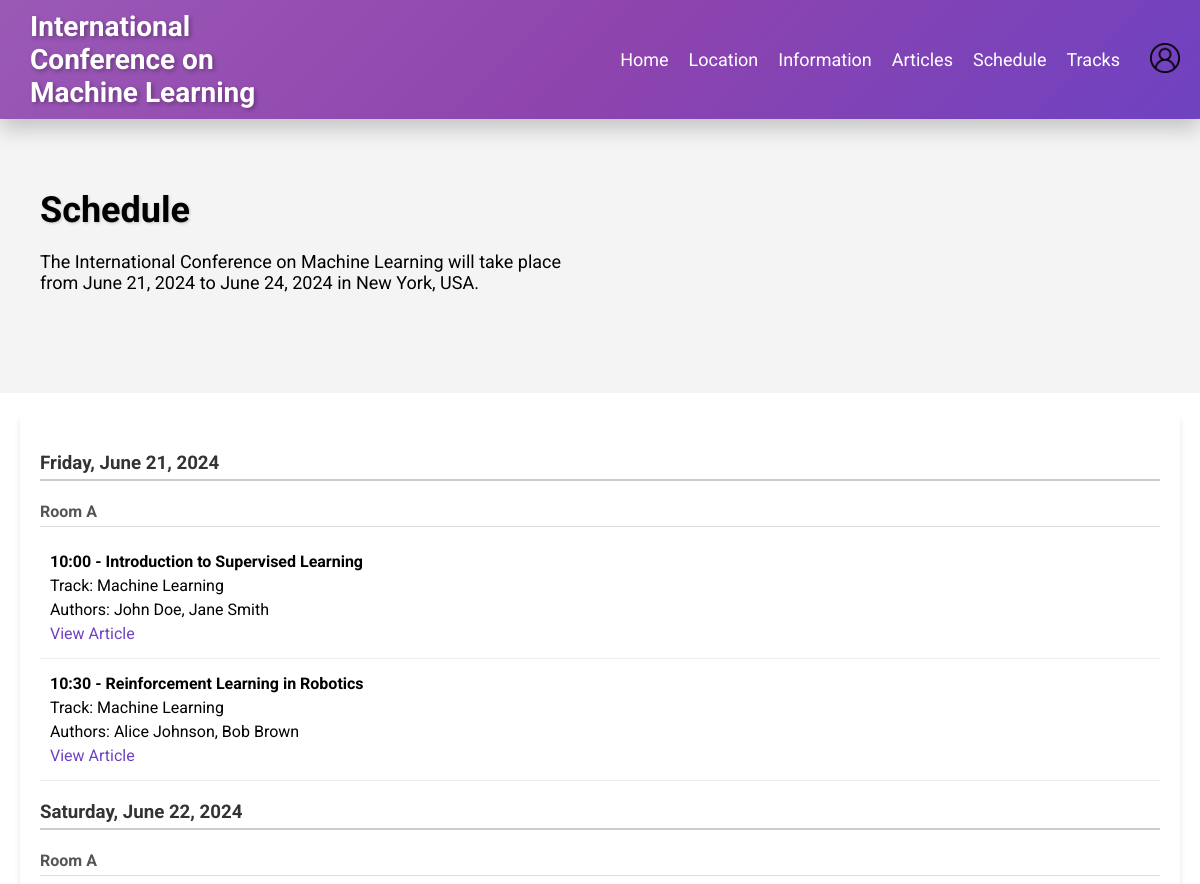
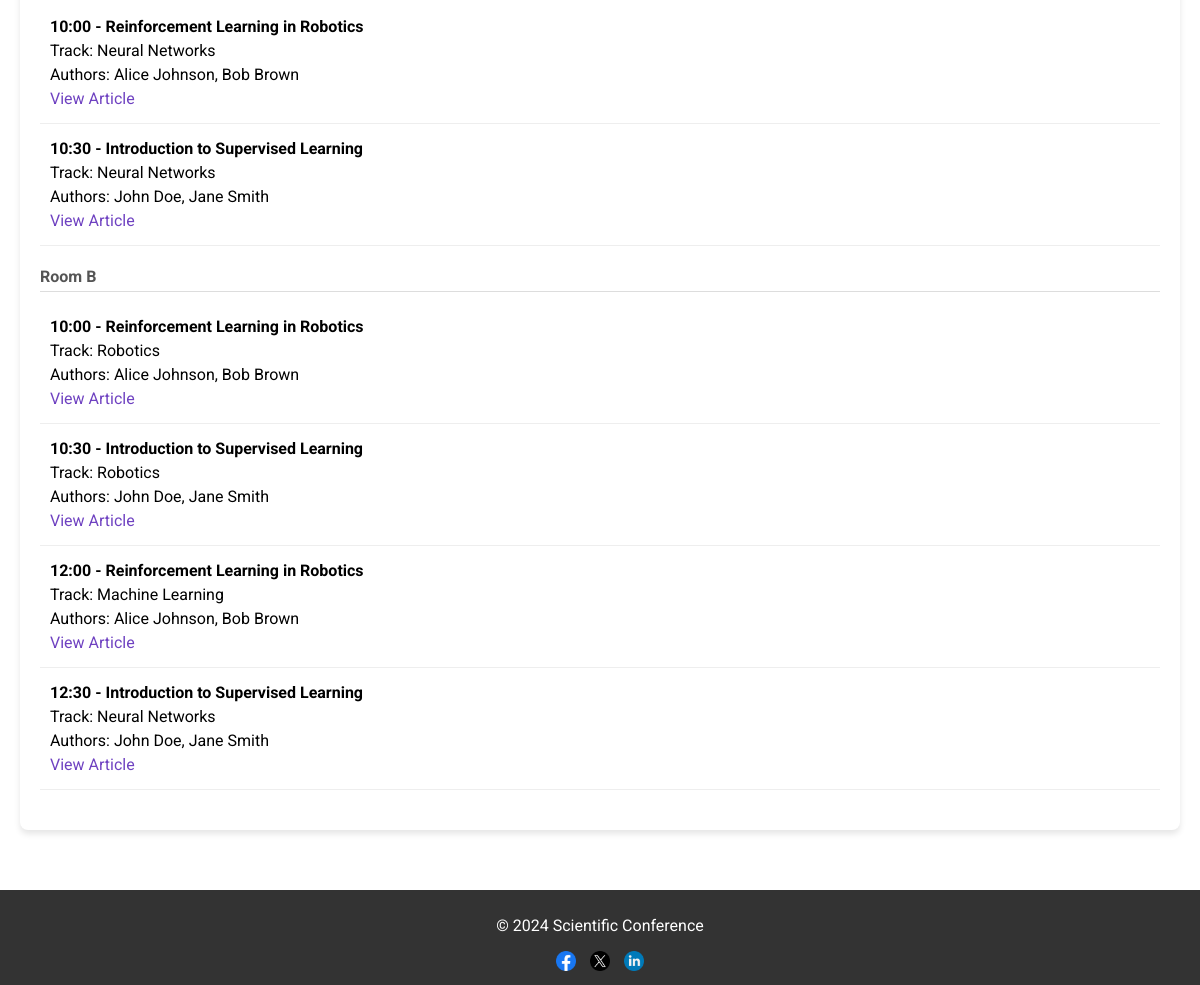
Page /schedule.php on the committed database (2 pictures, top to bottom).
### tables this page shows
CREATE TABLE `conference` (
  `id` int(11) NOT NULL,
  `name` varchar(255) NOT NULL,
  `location` varchar(255) NOT NULL,
  `start_date` date NOT NULL,
  `end_date` date NOT NULL,
  `inviting_paragraph` text DEFAULT NULL,
  `full_address` text NOT NULL DEFAULT '',
  `city` text NOT NULL DEFAULT '',
  `venue_name` text NOT NULL DEFAULT '',
  `venue_description` text NOT NULL DEFAULT '',
  `venue_contact` text NOT NULL DEFAULT '',
  `image_url` text NOT NULL DEFAULT '',
  `additional_info` text NOT NULL DEFAULT ''
);

CREATE TABLE `schedule` (
  `id` int(11) NOT NULL,
  `conference_id` int(11) NOT NULL,
  `track_id` int(11) NOT NULL,
  `day` date NOT NULL,
  `time` time NOT NULL,
  `room` varchar(50) NOT NULL,
  `article_id` int(11) NOT NULL
);

CREATE TABLE `articles` (
  `id` int(11) NOT NULL,
  `track_id` int(11) NOT NULL,
  `title` varchar(255) NOT NULL,
  `authors` varchar(250) NOT NULL,
  `description` varchar(2000) DEFAULT NULL,
  `pdf_link` varchar(255) DEFAULT NULL,
  `likes` int(11) DEFAULT 0,
  `image_url` text DEFAULT NULL
);

CREATE TABLE `tracks` (
  `id` int(11) NOT NULL,
  `conference_id` int(11) NOT NULL,
  `name` varchar(255) NOT NULL,
  `description` text DEFAULT NULL
);

### schedule.php (the view)
<?php
include 'config.php';
$conference = $conn->query("SELECT * FROM conference WHERE id = 1")->fetch_assoc();
include 'header.php';
$schedule_query = "SELECT s.*, a.title AS article_title, a.authors, t.name AS track_name
                   FROM schedule s
                   JOIN articles a ON s.article_id = a.id
                   JOIN tracks t ON s.track_id = t.id
                   ORDER BY s.day, s.time, s.room";
$schedule_result = $conn->query($schedule_query);
$schedule_data = [];
while ($row = $schedule_result->fetch_assoc()) {
    $day = $row['day'];
    $room = $row['room'];
    if (!isset($schedule_data[$day])) {
        $schedule_data[$day] = [];
    }
    if (!isset($schedule_data[$day][$room])) {
        $schedule_data[$day][$room] = [];
    }
    $schedule_data[$day][$room][] = $row;
}
?>
<div class="intro">
    <div class="intro-text">
        <h2>Schedule</h2>
        <p>The <?php echo $conference['name']; ?> will take place from <?php echo date('F j, Y', strtotime($conference['start_date'])); ?> to <?php echo date('F j, Y', strtotime($conference['end_date'])); ?> in <?php echo $conference['location']; ?>.</p>
    </div>
</div>
<main>
    <div class="schedule-container">
        <?php foreach ($schedule_data as $day => $rooms): ?>
            <section class="schedule-day">
                <h3><?php echo date('l, F j, Y', strtotime($day)); ?></h3>
                <?php foreach ($rooms as $room => $sessions): ?>
                    <div class="schedule-room">
                        <h4>Room <?php echo $room; ?></h4>
                        <?php foreach ($sessions as $session): ?>
                            <div class="schedule-session">
                                <p><strong><?php echo date('H:i', strtotime($session['time'])); ?> - <?php echo $session['article_title']; ?></strong></p>
                                <p>Track: <?php echo $session['track_name']; ?></p>
                                <p>Authors: <?php echo $session['authors']; ?></p>
                                <p><a href="article_detail.php?id=<?php echo $session['article_id']; ?>">View Article</a></p>
                            </div>
                        <?php endforeach; ?>
                    </div>
                <?php endforeach; ?>
            </section>
        <?php endforeach; ?>
    </div>
</main>
<?php include 'footer.php'; ?>

### header.php (shortened to what this page needs)
<!DOCTYPE html>
<html lang="en">
<head>
    <link rel="stylesheet" href="css/styles.css">
</head>
<body>
    <header class="main-header">
        <div class="header-content">
            <div class="logo">
                <h1><?php echo isset($conference['name']) ? $conference['name'] : 'Conference'; ?></h1>
            </div>
            <nav>
                <ul>
                    <li><a href="index.php">Home</a></li>
                    <li><a href="location.php">Location</a></li>
                    <li><a href="info.php">Information</a></li>
                    <li><a href="articles.php">Articles</a></li>
                    <li><a href="schedule.php">Schedule</a></li>
                    <li><a href="tracks.php">Tracks</a></li>
                </ul>
                <div class="account-icon">
                    <a href="login.php"><img src="imgs/account-icon.png" alt="Account"></a>
                </div>
            </nav>
        </div>
    </header>

### footer.php (shortened to what this page needs)
<footer>
        <p>&copy; 2024 Scientific Conference</p>
        <div class="social-media">
            <a href="#"><img src="imgs/facebook.png" alt="Facebook"></a>
            <a href="#"><img src="imgs/twitter.png" alt="Twitter"></a>
            <a href="#"><img src="imgs/linkedin.png" alt="LinkedIn"></a>
        </div>
    </footer>
</body>
</html>

### css/styles.css (style rules this page uses)
body { font-family: 'Roboto', sans-serif; margin: 0; padding: 0; background-color: #f4f4f4; display: flex; flex-direction: column; min-height: 100vh; }
header.main-header { background: linear-gradient(135deg, #9b59b6, #8e44ad, #6f42c1); color: white; padding: 10px 0; text-align: left; position: relative; box-shadow: 0 10px 20px rgba(0, 0, 0, 0.2); }
.header-content { display: flex; justify-content: space-between; align-items: center; padding: 0 20px; }
header .logo { flex: 1; }
header .logo h1 { font-size: 28px; margin: 0; padding-left: 10px; text-shadow: 2px 2px 4px rgba(0, 0, 0, 0.3); }
header nav { flex: 3; display: flex; justify-content: flex-end; }
header nav ul { list-style: none; padding: 0; margin: 0; display: flex; align-items: center; }
header nav ul li { margin: 0 10px; }
header nav ul li a { color: white; text-decoration: none; font-size: 18px; transition: color 0.3s, transform 0.3s; }
header .account-icon { margin-left: 20px; }
header .account-icon img { width: 30px; height: 30px; }
.intro { display: flex; justify-content: space-between; align-items: center; padding: 40px; border-radius: 8px; margin-bottom: 40px; }
.intro-text { max-width: 50%; text-align: left; }
.intro-text h2 { font-size: 36px; font-weight: bold; margin-bottom: 20px; text-shadow: 1px 1px 3px rgba(0, 0, 0, 0.2); }
.intro-text p { font-size: 18px; margin-bottom: 20px; }
main { flex: 1; padding: 20px; background-color: white; box-shadow: 0 4px 6px rgba(0, 0, 0, 0.1); }
footer { background-color: #333; color: white; text-align: center; padding: 10px 0; width: 100%; margin-top: auto; }
footer .social-media a { margin: 0 5px; }
footer .social-media img { width: 20px; height: 20px; }
main { padding: 20px; }
.schedule-container { padding: 20px; background-color: #fff; border-radius: 8px; box-shadow: 0 4px 6px rgba(0, 0, 0, 0.1); margin-bottom: 40px; }
.schedule-day { margin-bottom: 20px; }
.schedule-day h3 { color: #333; margin-bottom: 15px; border-bottom: 2px solid #ccc; padding-bottom: 5px; }
.schedule-room { margin-bottom: 15px; }
.schedule-room h4 { color: #555; margin-bottom: 10px; border-bottom: 1px solid #ddd; padding-bottom: 5px; }
.schedule-session { padding: 10px; border-bottom: 1px solid #eee; }
.schedule-session p { margin: 5px 0; }
.schedule-session a { color: #6f42c1; text-decoration: none; }

### rows in the picture
conference: name "International Conference on Machine Learning", start_date "June 21, 2024", end_date "June 24, 2024", location "New York, USA"
schedule: time "10:00", article.title "Introduction to Supervised Learning", track.name "Machine Learning", article.authors "John Doe, Jane Smith"
schedule: time "10:30", article.title "Reinforcement Learning in Robotics", track.name "Machine Learning", article.authors "Alice Johnson, Bob Brown"
schedule: day "Saturday, June 22, 2024", room "A", room "B", time "12:30", article.title "Introduction to Supervised Learning", track.name "Neural Networks", article.authors "John Doe, Jane Smith"
schedule: time "10:00", article.title "Reinforcement Learning in Robotics", track.name "Neural Networks", article.authors "Alice Johnson, Bob Brown"
schedule: time "10:30", article.title "Introduction to Supervised Learning", track.name "Neural Networks", article.authors "John Doe, Jane Smith"
schedule: time "10:00", article.title "Reinforcement Learning in Robotics", track.name "Robotics", article.authors "Alice Johnson, Bob Brown"
schedule: time "10:30", article.title "Introduction to Supervised Learning", track.name "Robotics", article.authors "John Doe, Jane Smith"
schedule: time "12:00", article.title "Reinforcement Learning in Robotics", track.name "Machine Learning", article.authors "Alice Johnson, Bob Brown"

### other values in the picture
date('l, F j, Y', strtotime($day)) "Friday, June 21, 2024"
$room "A"
